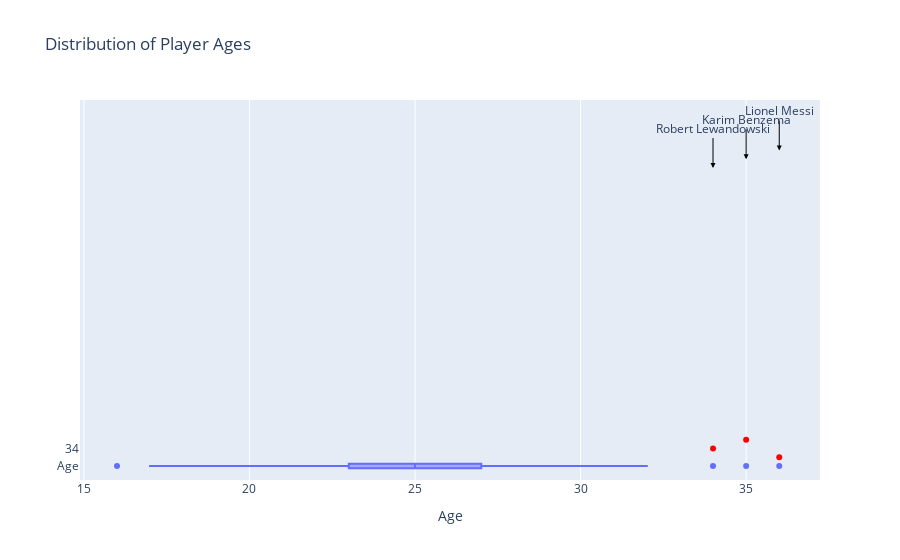

This figure's notebook cell:
### Code cell
import plotly.graph_objects as go

# Create the boxplot
fig = go.Figure()

# Add the box trace
fig.add_trace(go.Box(x=df['Age'], name='Age'))

# Add the scatter trace for outliers
outliers = df[df['Age'] > df['Age'].quantile(0.75) + 1.5 * (df['Age'].quantile(0.75) - df['Age'].quantile(0.25))]
fig.add_trace(go.Scatter(
    x=outliers['Age'],
    y=outliers['Age'],
    mode='markers',
    marker=dict(color='red'),
    name='Outliers'
))

# Add annotations for player names
for i, player in outliers.iterrows():
    fig.add_annotation(
        x=player['Age'],
        y=player['Age'],
        text=player['Player'],
        showarrow=True,
        arrowhead=2,
        arrowcolor='black',
        ax=0,
        ay=-40
    )

# Update the layout
fig.update_layout(
    title='Distribution of Player Ages',
    xaxis_title='Age',
    showlegend=False
)

# Show the plot
fig.show()

### Figure 1 — Plotly figure (JSON) as saved in the notebook; plotly's stock layout.template omitted (floating-point values rounded to 4 significant figures; data arrays with more than 128 entries replaced by an {"elided": "..."} marker saying what was removed)
{"data": [{"name": "Age", "type": "box", "x": {"elided": "500 int values"}}, {"marker": {"color": "red"}, "mode": "markers", "name": "Outliers", "type": "scatter", "x": [36, 34, 35], "y": [36, 34, 35]}], "layout": {"annotations": [{"arrowcolor": "black", "arrowhead": 2, "ax": 0, "ay": -40, "showarrow": true, "text": "Lionel Messi", "x": 36, "y": 36}, {"arrowcolor": "black", "arrowhead": 2, "ax": 0, "ay": -40, "showarrow": true, "text": "Robert Lewandowski", "x": 34, "y": 34}, {"arrowcolor": "black", "arrowhead": 2, "ax": 0, "ay": -40, "showarrow": true, "text": "Karim Benzema", "x": 35, "y": 35}], "showlegend": false, "title": {"text": "Distribution of Player Ages"}, "xaxis": {"title": {"text": "Age"}}}}
